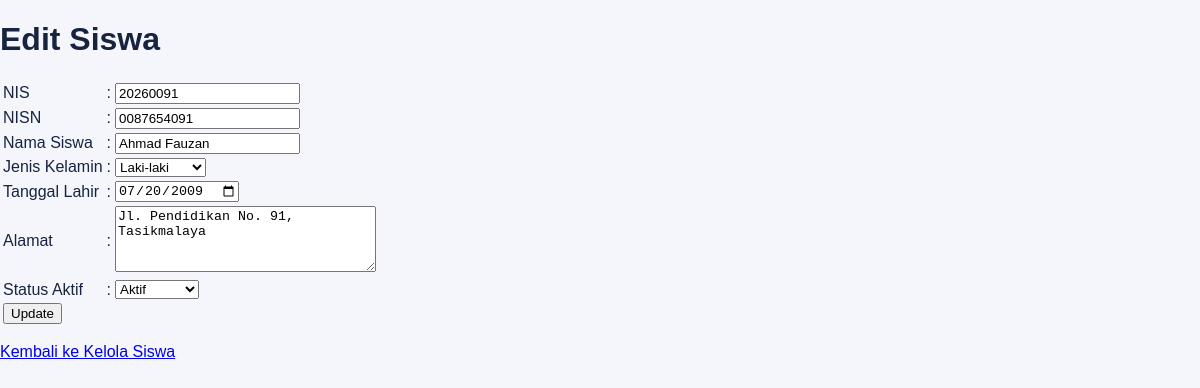
Page /edit_siswa.php?id=91 (signed in) on the committed database.
### tables this page shows
CREATE TABLE `t_siswa` (
  `id` int(11) NOT NULL,
  `nis` varchar(30) DEFAULT NULL,
  `nisn` varchar(20) NOT NULL,
  `nama` varchar(150) DEFAULT NULL,
  `jenis_kelamin` char(1) NOT NULL,
  `tanggal_lahir` date NOT NULL,
  `alamat` text NOT NULL,
  `status_aktif` tinyint(1) NOT NULL,
  `created_at` timestamp NOT NULL DEFAULT current_timestamp(),
  `updated_at` timestamp NOT NULL DEFAULT current_timestamp()
);

### edit_siswa.php (the view, shortened to what this page needs)
<?php
include 'config/koneksi.php';
$id = $_GET['id'];
$sql = "SELECT * FROM t_siswa WHERE id = '$id'";
$hasil = mysqli_query($koneksi, $sql);
$data = mysqli_fetch_assoc($hasil);
?>
<!DOCTYPE html>
<html>
<head>
    <link rel="stylesheet" href="layout/style.css">
</head>
<body>
    <h1>Edit Siswa</h1>
    <form action="proses_edit_siswa.php" method="POST">
        <table>
            <tr>
                <td>NIS</td>
                <td>:</td>
                <td>
                    <input type="text" name="nis"
                           value="<?php echo $data['nis']; ?>"
                           required>
                </td>
            </tr>
            <tr>
                <td>NISN</td>
                <td>:</td>
                <td>
                    <input type="text" name="nisn"
                           value="<?php echo $data['nisn']; ?>"
                           required>
                </td>
            </tr>
            <tr>
                <td>Nama Siswa</td>
                <td>:</td>
                <td>
                    <input type="text" name="nama"
                           value="<?php echo $data['nama']; ?>"
                           required>
                </td>
            </tr>
            <tr>
                <td>Jenis Kelamin</td>
                <td>:</td>
                <td>
                    <select name="jenis_kelamin" required>
                        <option value="L"
                            <?php
                            if ($data['jenis_kelamin'] == 'L')
                                echo 'selected';
                            ?>>
                            Laki-laki
                        </option>
                    </select>
                </td>
            </tr>
            <tr>
                <td>Tanggal Lahir</td>
                <td>:</td>
                <td>
                    <input type="date" name="tanggal_lahir"
                           value="<?php echo $data['tanggal_lahir']; ?>"
                           required>
                </td>
            </tr>
            <tr>
                <td>Alamat</td>
                <td>:</td>
                <td>
                    <textarea name="alamat"
                              rows="4"
                              cols="30"
                              required><?php echo $data['alamat']; ?></textarea>
                </td>
            </tr>
            <tr>
                <td>Status Aktif</td>
                <td>:</td>
                <td>
                    <select name="status_aktif" required>
                        <option value="1"
                            <?php
                            if ($data['status_aktif'] == 1)
                                echo 'selected';
                            ?>>
                            Aktif
                        </option>
                    </select>
                </td>
            </tr>
            <tr>
                <td colspan="3">
                    <input type="submit" value="Update">
                </td>
            </tr>
        </table>
    </form>
    <p>
        <a href="kelola_siswa.php">Kembali ke Kelola Siswa</a>
    </p>
</body>
</html>

### layout/style.css (style rules this page uses)
:root { --primary: #3659d9; --navy: #17233f; --background: #f4f6fb; --text-muted: #778198; --border: #e8ecf4; }
* { box-sizing: border-box; }
body { margin: 0; font-family: 'Poppins', sans-serif; background: var(--background); color: var(--navy); }

### rows in the picture
t_siswa: nis "20260091", nisn "0087654091", nama "Ahmad Fauzan", jenis_kelamin "Laki-laki", tanggal_lahir "07/20/2009", alamat "Jl. Pendidikan No. 91, Tasikmalaya", status_aktif "Aktif"
